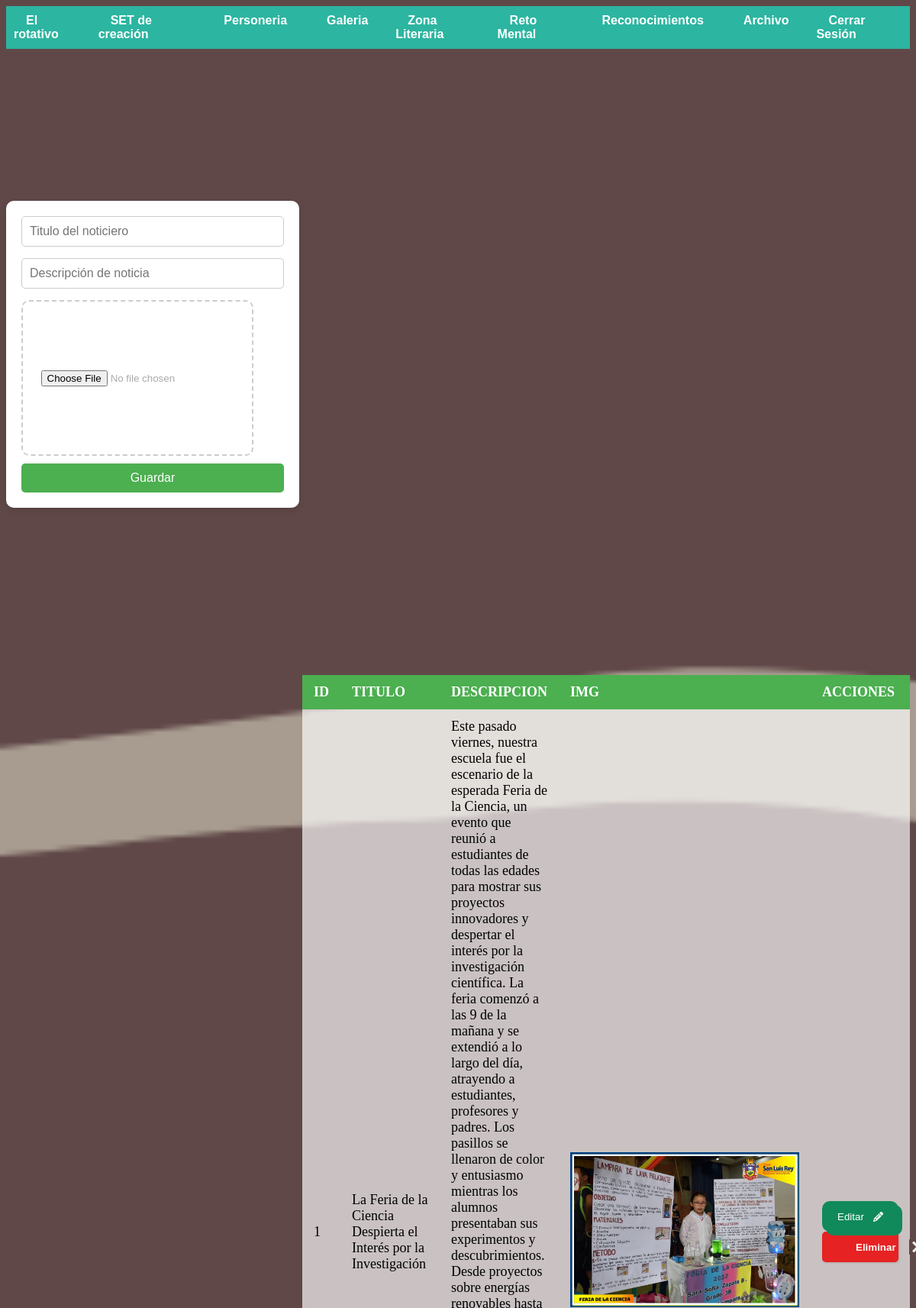
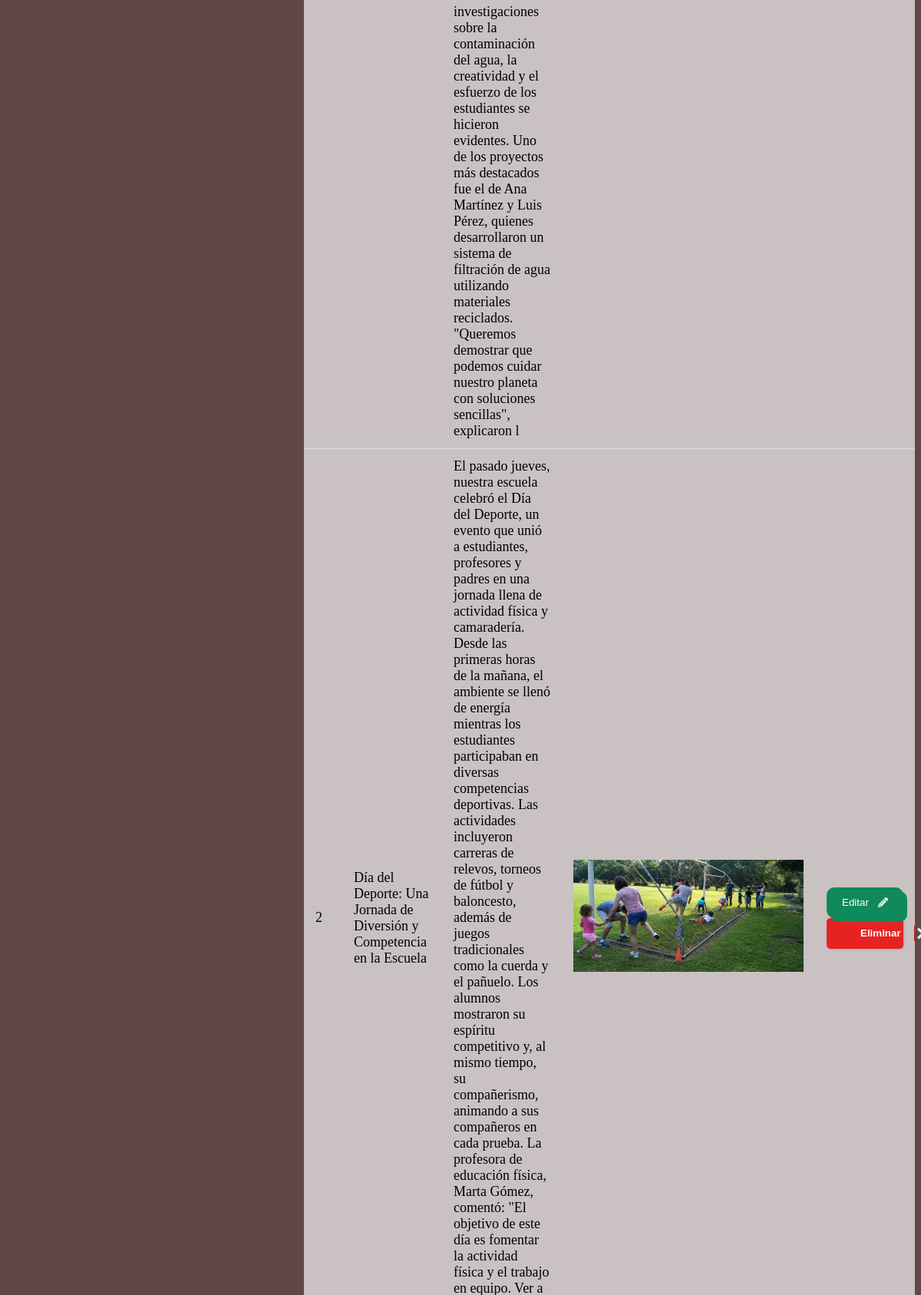
Screenshot of /administrador/archivo.php (upper part) with the database file from the repository (2 pictures, top to bottom).
### tables this page shows
CREATE TABLE `archivo` (
  `id` int(11) NOT NULL,
  `titulo` varchar(200) NOT NULL,
  `descripcion` varchar(900) NOT NULL,
  `imagen` blob NOT NULL,
  `fecha` timestamp NOT NULL DEFAULT current_timestamp()
);

### administrador/archivo.php (the view, shortened to what this page needs)
<?php include("includes/header.php"); ?>
    <div class="contenedor">
        <div class="formulario">
            <div class="tarjeta">
                <form action="archivo/guardar.php" method="POST" enctype="multipart/form-data">
                    <div class="grupo">
                        <input type="text" name="titulo" placeholder="Titulo del noticiero" autofocus>
                    </div>
                    <div class="grupo">
                        <input type="text" name="descripcion" rows="3" placeholder="Descripción de noticia">
                    </div>
                    <div class="drop_area">
                        <input type="file" name="imagen">
                    </div>
                    <input type="submit" name="guardar" value="Guardar">
                </form>
            </div>
        </div>
    </div>
     <div class="muestras">
        <table>
            <thead>
                <tr>
                    <th>id</th>
                    <th>titulo</th>
                    <th>descripcion</th>
                    <th>img</th>
                    <th>acciones</th>
                 </tr>
            </thead>
            <tbody>
            <?php
                    $query = "SELECT * FROM archivo";
                    $result_ = mysqli_query($conexion, $query);
                    while($row = mysqli_fetch_array($result_)){?>
                        <tr>
                            <td><?php echo $row['id']?></td>
                            <td><?php echo $row['titulo']?></td>
                            <td><?php echo $row['descripcion']?></td>
                            <td><img src="img/<?php echo $row['imagen']?>" id="imagenes"></td>
                            <td>
                            <button class="Btn"  onclick="window.location.href='archivo/editar.php?id=<?php echo $row['id']?>';">Editar
                            </button>
                            <button class="noselect" onclick="window.location.href='archivo/eliminar.php?id=<?php echo $row['id']?>';">
                                <span class="text">Eliminar</span><span class="icon">
                                    <svg xmlns="http://www.w3.org/2000/svg" width="24" height="24" viewBox="0 0 24 24">
                                        <path d="M24 20.188l-8.315-8.209 8.2-8.282-3.697-3.697-8.212 8.318-8.31-8.203-3.666 3.666 8.321 8.24-8.206 8.313 3.666 3.666 8.237-8.318 8.285 8.203z">
                                        </path>
                                    </svg>
                                </span>
                        </button>
                            </td>
                        </tr>
                    <?php }?>
            </tbody>
         </table>
        </div>
        <?php include("includes/footer.php");?>

### administrador/algo.css (style rules this page uses)
body { background-image: url(../img/Fondo_Oscuro.png); background-repeat: no-repeat; background-size: cover; background-attachment: fixed; }
.contenedor { display: flex; justify-content: left; align-items: center; height: 100vh; background-color: transparent; margin: 0%; padding: 0; }
.tarjeta { background-color: white; padding: 20px; border-radius: 10px; box-shadow: 0px 4px 10px rgba(0, 0, 0, 0.1); max-width: 400px; width: 100%; }
.grupo { margin-bottom: 15px; }
.grupo input[type="text"] { width: 100%; padding: 10px; border: 1px solid #ccc; border-radius: 5px; font-size: 16px; box-sizing: border-box; }
input[type="submit"] { width: 100%; padding: 10px 15px; background-color: #4CAF50; color: white; border: none; border-radius: 5px; font-size: 16px; cursor: pointer; transition: background-color 0.3s ease; }
.muestras { display:flex; justify-content: right; align-items: center; background-color: transparent; }
.drop_area { width: 300px; height: 200px; border: 2px dashed #ccc; border-radius: 10px; display: flex; align-items: center; justify-content: center; color: #aaa; font-family: Arial, sans-serif; font-size: 16px; cursor: pointer; transition: background-color 0.3s ease; margin-bottom:10px ; }
.drop_area input[type="file"] { display:flex; }
.drop_area::before { text-align: center; }
table { width: 60%; border-collapse: collapse; margin: 20px 0; font-size: 18px; text-align: left; }
thead tr { background-color: #4CAF50; color: white; }
thead th { padding: 12px 15px; text-transform: uppercase; }
tbody { background-color: #ffffffab; }
tbody td { padding: 12px 15px; border-bottom: 1px solid #ddd; }
#imagenes { width: 300px; }
.Btn { position: relative; display: flex; align-items: center; justify-content: flex-start; width: 100px; height: 40px; border: none; padding: 0px 20px; background-color: rgb(16, 138, 91); color: white; font-weight: 500; cursor: pointer; border-radius: 10px; box-shadow: 5px 5px 0px rgb(16, 138, 91); transition-duration: .3s; }
.svg { width: 13px; position: absolute; right: 0; margin-right: 20px; fill: white; transition-duration: .3s; }
.noselect { width: 100px; height: 40px; cursor: pointer; display: flex; align-items: center; background: red; border: none; border-radius: 5px; box-shadow: 1px 1px 3px rgba(0,0,0,0.15); background: #e62222; }
.noselect, button span { transition: 200ms; }
.noselect .text { transform: translateX(20px); color: white; font-weight: bold; }
.noselect .icon { position: absolute; border-left: 1px solid #c41b1b; transform: translateX(90px); height: 20px; width: 20px; display: flex; align-items: center; justify-content: center; }
.noselect svg { width: 15px; fill: #eee; }
button { --primary-color: #704646ea; --secondary-color: #fff; --hover-color: #111; --arrow-width: 10px; --arrow-stroke: 2px; box-sizing: border-box; border: 0; border-radius: 20px; color: var(--secondary-color); padding: 1em 1.8em; background: var(--primary-color); display: flex; transition: 0.2s background; align-items: center; gap: 0.6em; font-weight: bold; }

### rows the page displays
archivo: id "1", titulo "La Feria de la Ciencia Despierta el Interés por la Investigación", descripcion "Este pasado viernes, nuestra escuela fue el escenario de la esperada Feria de la Ciencia, un evento que reunió a estudiantes de todas las edades para mostrar sus proyectos innovadores y despertar el interés por la investigación científica. La feria comenzó a las 9 de la mañana y se extendió a lo largo del día, atrayendo a estudiantes, profesores y padres. Los pasillos se llenaron de color y entusiasmo mientras los alumnos presentaban sus experimentos y descubrimientos. Desde proyectos sobre energías renovables hasta investigaciones sobre la contaminación del agua, la creatividad y el esfuerzo de los estudiantes se hicieron evidentes. Uno de los proyectos más destacados fue el de Ana…", imagen (picture)
archivo: id "2", titulo "Día del Deporte: Una Jornada de Diversión y Competencia en la Escuela", imagen (picture)
